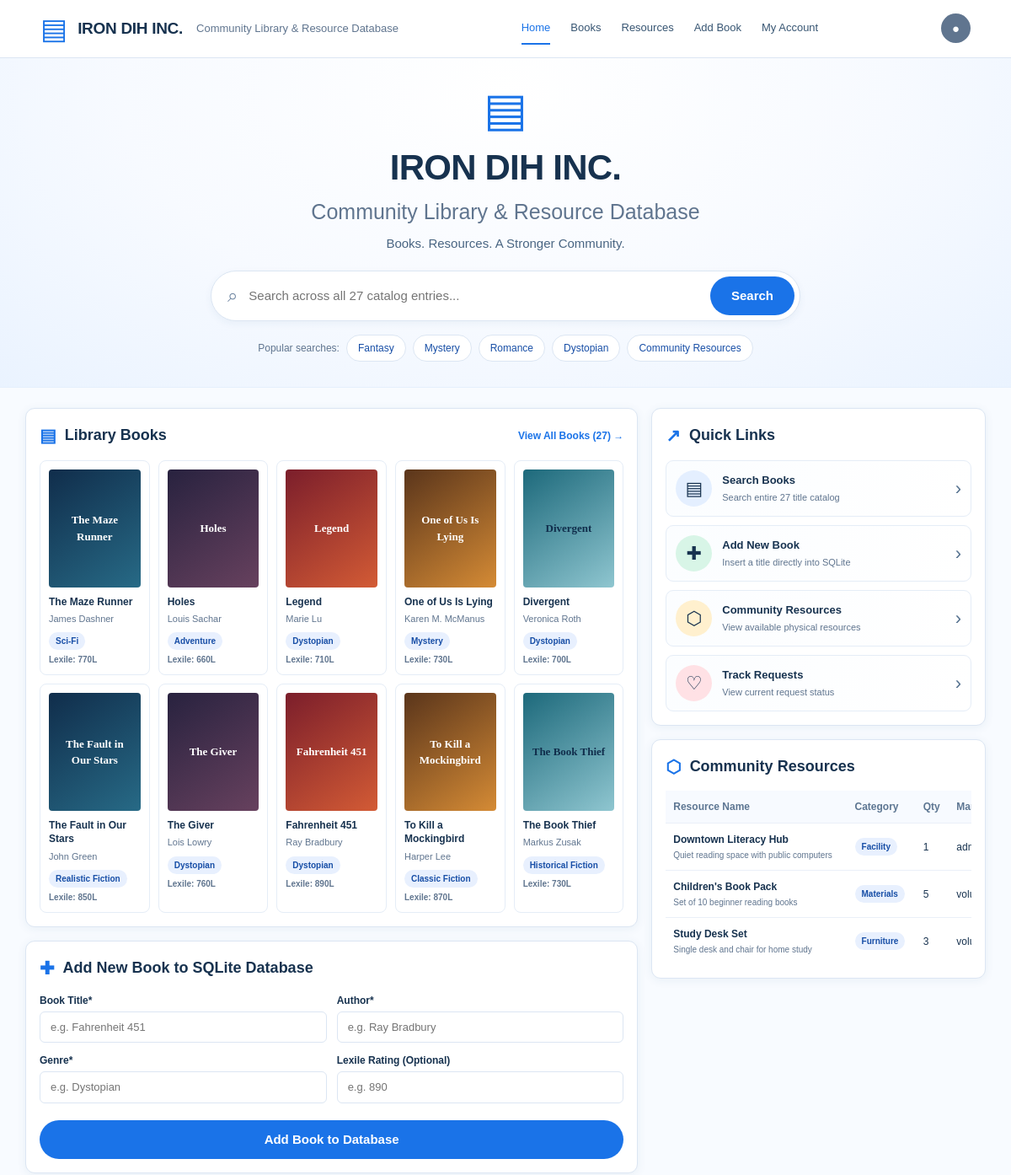
Before: / (upper part) with the older database file.
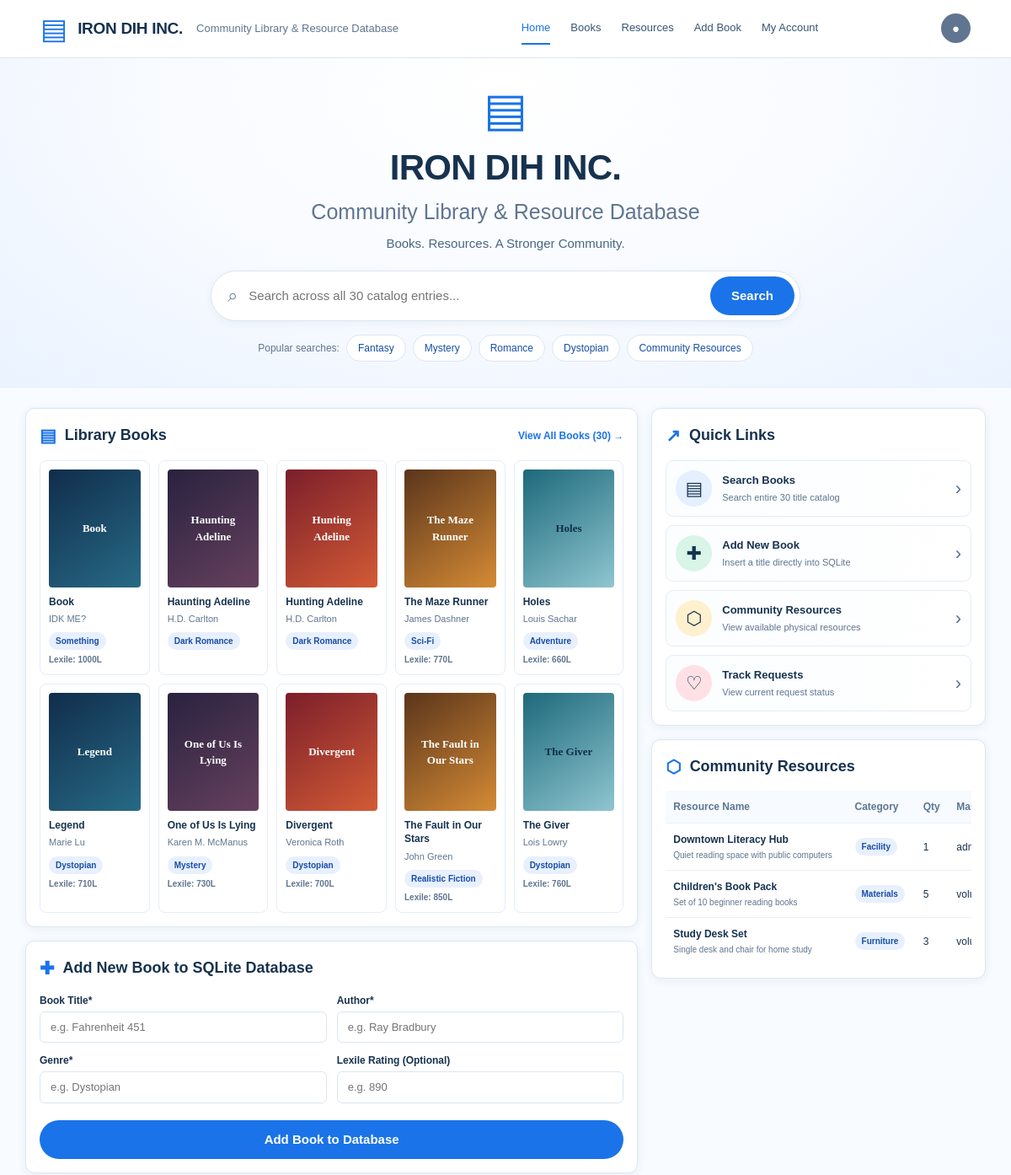
After: the same page with the newer database file.
### tables this page shows
CREATE TABLE library (
    id INTEGER PRIMARY KEY AUTOINCREMENT,
    title TEXT,
    author TEXT,
    lexile INTEGER,
    genre TEXT
);

CREATE TABLE community_resources (
    resource_id INTEGER PRIMARY KEY AUTOINCREMENT,
    resource_name TEXT NOT NULL,
    category TEXT NOT NULL,
    description TEXT,
    quantity_available INTEGER NOT NULL DEFAULT 0,
    managed_by_user_id INTEGER,

    FOREIGN KEY (managed_by_user_id)
        REFERENCES users(user_id)
        ON DELETE SET NULL
);

CREATE TABLE users (
    user_id INTEGER PRIMARY KEY AUTOINCREMENT,
    username TEXT NOT NULL UNIQUE,
    password_hash TEXT NOT NULL,
    email TEXT NOT NULL UNIQUE,
    user_role TEXT NOT NULL DEFAULT 'citizen',
    account_created TEXT DEFAULT CURRENT_TIMESTAMP
);

### app.py (the view)
@app.route('/')
def index():
    conn = get_db_connection()
    featured_books = conn.execute('SELECT * FROM library ORDER BY id DESC LIMIT 10').fetchall()
    all_books = conn.execute('SELECT * FROM library ORDER BY title ASC').fetchall()
    requests_list = conn.execute('''
        SELECT r.*, u.username
        FROM requests r
        JOIN users u ON r.user_id = u.user_id
        ORDER BY r.request_id DESC
    ''').fetchall()
    resources_list = conn.execute('''
        SELECT cr.*, u.username AS manager
        FROM community_resources cr
        LEFT JOIN users u ON cr.managed_by_user_id = u.user_id
    ''').fetchall()
    conn.close()
    return render_template(
        'index.html',
        featured_books=featured_books,
        all_books=all_books,
        requests=requests_list,
        resources=resources_list
    )

### app.py (called while the page is built)
def get_db_connection():
    conn = sqlite3.connect(DATABASE)
    conn.row_factory = sqlite3.Row
    return conn

### templates/index.html (shortened to what this page needs)
<!DOCTYPE html>
<html lang="en">
<head>
  <link rel="stylesheet" href="{{ url_for('static', filename='css/style.css') }}">
</head>
<body>
  <header class="topbar">
    <a class="brand" href="#home" aria-label="IRON DIH INC. home">
      <span class="brand-icon" aria-hidden="true">▤</span>
      <span class="brand-name">IRON DIH INC.</span>
      <span class="brand-sub">Community Library &amp; Resource Database</span>
    </a>
    <nav aria-label="Main navigation">
      <a class="active" href="#home">Home</a>
      <a href="#books">Books</a>
      <a href="#resources">Resources</a>
      <a href="#add-book-section">Add Book</a>
      <a href="#requests">My Account</a>
    </nav>
    <button class="avatar" type="button" aria-label="Demo account" onclick="showToast('Demo account connected to SQLite.')">●</button>
  </header>
  <section class="hero" id="home">
    <div class="hero-inner">
      <div class="hero-book" aria-hidden="true">▤</div>
      <h1>IRON DIH INC.</h1>
      <p class="tagline">Community Library &amp; Resource Database</p>
      <p class="motto">Books. Resources. A Stronger Community.</p>
      <form class="search-form" id="searchForm" role="search">
        <span class="search-symbol" aria-hidden="true">⌕</span>
        <input id="searchInput" type="search" placeholder="Search across all {{ all_books|length }} catalog entries..." aria-label="Search books and resources">
        <button class="primary" type="submit">Search</button>
      </form>
      <div class="popular">
        <span>Popular searches:</span>
        <button class="chip" type="button" data-query="fantasy">Fantasy</button>
        <button class="chip" type="button" data-query="mystery">Mystery</button>
        <button class="chip" type="button" data-query="romance">Romance</button>
        <button class="chip" type="button" data-query="dystopian">Dystopian</button>
        <button class="chip" type="button" data-query="community">Community Resources</button>
      </div>
    </div>
  </section>
  <main>
    <div class="dashboard">
      <div class="column">
        <section class="panel" id="books">
          <div class="panel-heading">
            <h2><span class="panel-icon">▤</span> Library Books</h2>
            <button class="text-btn" onclick="openAllBooksModal()">View All Books ({{ all_books|length }}) →</button>
          </div>
          <div class="book-grid" id="bookGrid">
            {% for book in featured_books %}
              <article class="book-card searchable" data-search="{{ book.title }} {{ book.author }} {{ book.genre }}">
                <div class="cover c{{ (loop.index0 % 5) + 1 }}">
                  {{ book.title | truncate(25) }}
                </div>
                <p class="book-title">{{ book.title }}</p>
                <div class="book-author">{{ book.author }}</div>
                <span class="genre {{ book.genre.lower() }}">{{ book.genre }}</span>
                {% if book.lexile %}
                  <span class="lexile-tag">Lexile: {{ book.lexile }}L</span>
                {% endif %}
              </article>
            {% endfor %}
          </div>
        </section>
        <section class="panel" id="add-book-section">
          <div class="panel-heading">
            <h2><span class="panel-icon">✚</span> Add New Book to SQLite Database</h2>
          </div>
          <form action="/add-book" method="POST" class="add-book-form">
            <div class="form-group">
              <label for="title">Book Title*</label>
              <input type="text" id="title" name="title" required placeholder="e.g. Fahrenheit 451">
            </div>
            <div class="form-group">
              <label for="author">Author*</label>
              <input type="text" id="author" name="author" required placeholder="e.g. Ray Bradbury">
            </div>
            <div class="form-group">
              <label for="genre">Genre*</label>
              <input type="text" id="genre" name="genre" required placeholder="e.g. Dystopian">
            </div>
            <div class="form-group">
              <label for="lexile">Lexile Rating (Optional)</label>
              <input type="number" id="lexile" name="lexile" placeholder="e.g. 890">
            </div>
            <button class="primary submit-btn" type="submit">Add Book to Database</button>
          </form>
        </section>
      </div>
      <div class="column">
        <section class="panel" id="quicklinks">
          <div class="panel-heading"><h2><span class="panel-icon">↗</span> Quick Links</h2></div>
          <div class="quick-list">
            <a class="quick-item" href="#books" onclick="document.getElementById('searchInput').focus()">
              <span class="quick-icon">▤</span><span class="quick-copy"><strong>Search Books</strong><span>Search entire {{ all_books|length }} title catalog</span></span><span class="arrow">›</span>
            </a>
            <a class="quick-item" href="#add-book-section">
              <span class="quick-icon green">✚</span><span class="quick-copy"><strong>Add New Book</strong><span>Insert a title directly into SQLite</span></span><span class="arrow">›</span>
            </a>
            <a class="quick-item" href="#resources">
              <span class="quick-icon gold">⬡</span><span class="quick-copy"><strong>Community Resources</strong><span>View available physical resources</span></span><span class="arrow">›</span>
            </a>
            <a class="quick-item" href="#requests" onclick="showToast('Use database requests table to track status.')">
              <span class="quick-icon pink">♡</span><span class="quick-copy"><strong>Track Requests</strong><span>View current request status</span></span><span class="arrow">›</span>
            </a>
          </div>
        </section>
        <section class="panel" id="resources">
          <div class="panel-heading">
            <h2><span class="panel-icon">⬡</span> Community Resources</h2>
          </div>
          <div class="table-wrap">
            <table id="resourceTable">
              <thead><tr><th>Resource Name</th><th>Category</th><th>Qty</th><th>Managed By</th></tr></thead>
              <tbody>
                {% for res in resources %}
                <tr class="searchable" data-search="{{ res.resource_name }} {{ res.category }} {{ res.description }}">
                  <td>
                    <span class="resource-name">{{ res.resource_name }}</span>
                    <span class="resource-sub">{{ res.description }}</span>
                  </td>
                  <td><span class="genre">{{ res.category }}</span></td>
                  <td>{{ res.quantity_available }}</td>
                  <td>{{ res.manager or 'Unassigned' }}</td>
                </tr>
                {% endfor %}
              </tbody>
            </table>
          </div>
        </section>
      </div>
    </div>
  </main>
</body>
</html>

Changed rows visible on the page:
no longer on this page (row unchanged): library: title "Fahrenheit 451", author "Ray Bradbury", genre "Dystopian", lexile "890"
no longer on this page (row unchanged): library: title "To Kill a Mockingbird", author "Harper Lee", genre "Classic Fiction", lexile "870"
no longer on this page (row unchanged): library: title "The Book Thief", author "Markus Zusak", genre "Historical Fiction", lexile "730"
added library: title "Book", author "IDK ME?", genre "Something", lexile "1000"
added library: title "Haunting Adeline", author "H.D. Carlton", genre "Dark Romance"
added library: title "Hunting Adeline", author "H.D. Carlton", genre "Dark Romance"
Other visible differences:
form field all_books: "Search across all 27 catalog entries..." → "Search across all 30 catalog entries..."
{{ all_books|length }}: "27" → "30"
